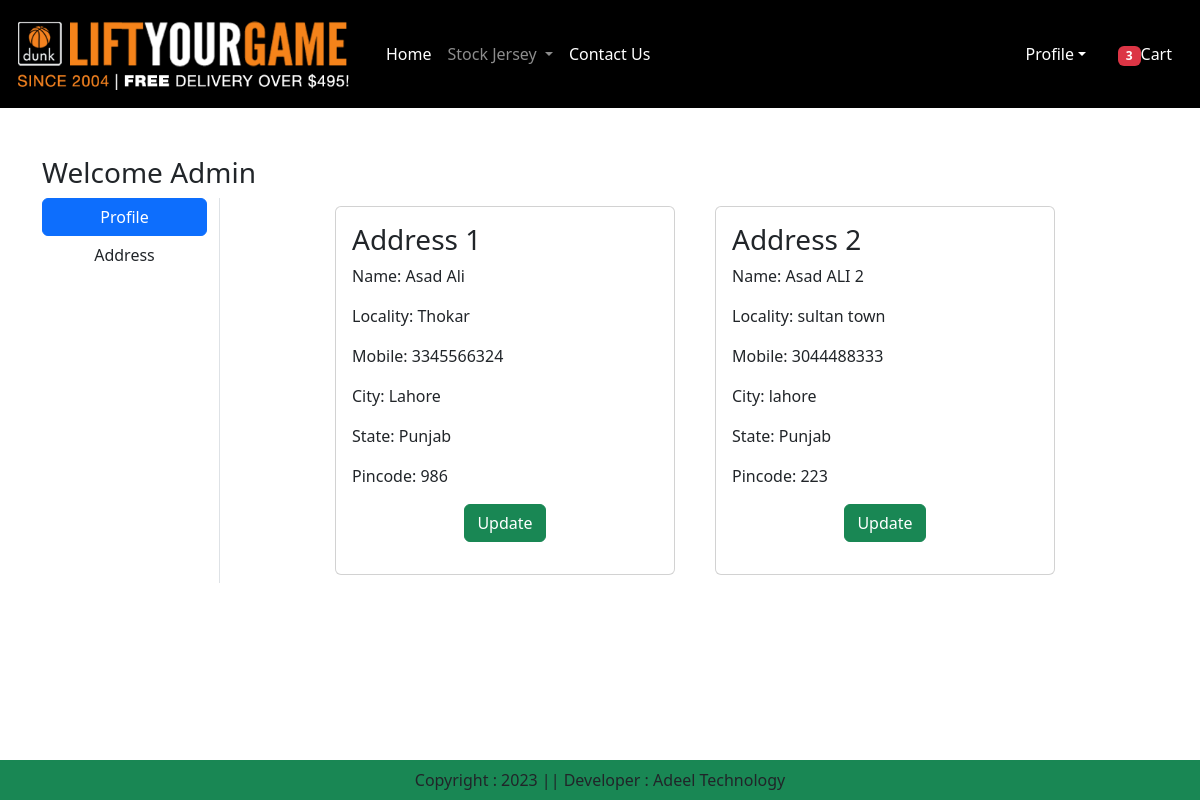
The page /address/ (signed in) on the database its author committed.
### app/models.py (models this page shows, shortened)
class Customer(models.Model):
    user = models.ForeignKey(User,on_delete=models.CASCADE)
    name = models.CharField(max_length=200)
    locality = models.CharField(max_length=200)
    city = models.CharField(max_length=200)
    mobile = models.IntegerField(default=0)
    zipcode = models.IntegerField()
    state = models.CharField(choices=STATE_CHOICES,max_length=100)

### app/views.py (the view)
# urls.py: path('address/',views.address, name='address'),
@login_required
def address(request):
    totalitem = 0
    if request.user.is_authenticated:
       totalitem = len(Cart.objects.filter(user=request.user))
    add = Customer.objects.filter(user=request.user)
    add = Customer.objects.filter(user=request.user)
    return render(request,'app/address.html',locals())

### app/templates/app/address.html (shortened to what this page needs)
{% extends 'app/base.html' %}
{% load static %}
{% block main-content %}
<div class="container my-5">
    <div class="row">
     <h3>Welcome <span class="text-capitalize">{{request.user}}</span></h3>
            <div class="col-sm-2 border-end">
                <ul class="list-unstyled">
                    <li class="d-grid"><a href="{% url 'profile' %}" class="btn btn-primary">Profile</a></li>
                    <li class="d-grid"><a href="{% url 'address' %}" class="btn ">Address</a></li>
                </ul>
            </div>
            <div class="col-sm-8 offset-sm-1">
                <div class="row">
                    {% for ad in add %}
                    <div class="col-sm-6">
                        <div class="card m-2">
                            <div class="card-body">
                                <h3>Address {{forloop.counter}}</h3>
                                <p>Name: {{ad.name}}</p>
                                <p>Locality: {{ad.locality}}</p>
                                <p>Mobile: {{ad.mobile}}</p>
                                <p>City: {{ad.city}}</p>
                                <p>State: {{ad.state}}</p>
                                <p>Pincode: {{ad.zipcode}}</p>
                                <p class="text-center"> <a href="{% url 'updateAddress' pk=ad.id %}" type="button" class="btn
                                    btn-success">Update</a> </p>
                            </div>
                        </div>
                    </div>
                    {% endfor %}
                </div>
            </div>
    </div>
</div>
{% endblock main-content %}

### rows shown on the page
Customer: name "Asad Ali", locality "Thokar", mobile "3345566324", city "Lahore", state "Punjab", zipcode "986"
Customer: name "Asad ALI 2", locality "sultan town", mobile "3044488333", city "lahore", state "Punjab", zipcode "223"

### other values the page prints
{{ totalitem }} "3"
{{ request.user }} "Admin"
